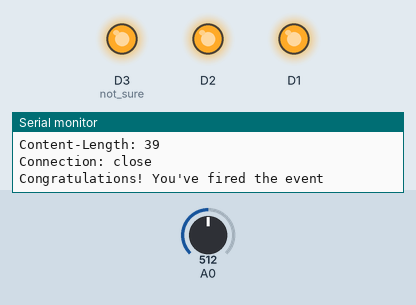
This sketch was run on a simulated ESP8266 (NodeMCU). Shown: output pins drawn as LEDs (lit = HIGH), the last lines printed to the serial monitor. Inputs (shaded band) come from the test bench; at power-on: A0 = 512. WiFi joins after 1.5 s; servers stay silent unless stated; random numbers use the default seed unless the sketch sets one; no MQTT or app messages arrive unless stated; web services answer with replies made up by the test bench.

Above: at 5.7 s.
5.8 s: A0 set to 416
8.3 s: A0 set to 386
At 10.5 s:
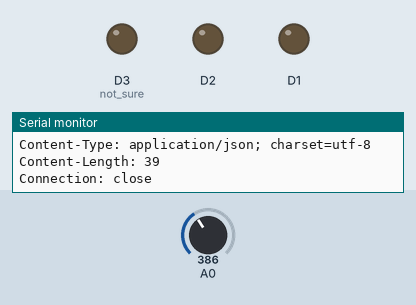
11.4 s: A0 set to 410
At 13.9 s:
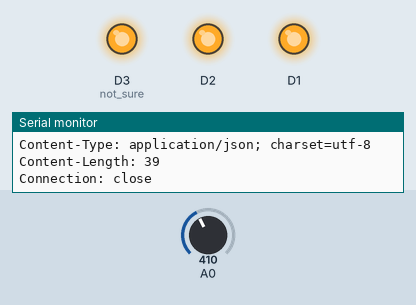
Timing chart, 0 to 15.2 s (numbered marks = the images above; inputs shaded):
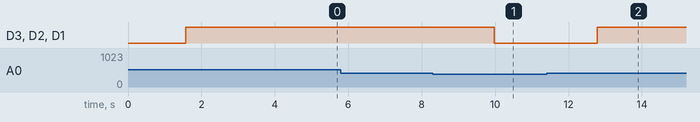

Measured:
- the behaviour switches between 401 and 400 on A0 (found by bisection; images 0 and 1)
- after the input at 8.3 s, D3 (not_sure), D2, D1: HIGH → LOW after 1.7 s
- after the input at 11.4 s, D3 (not_sure), D2, D1: LOW → HIGH after 1.4 s

The sketch:

wipwup2.ino
```cpp
#include <ESP8266WiFi.h>
#include <PubSubClient.h>

// Update these with values suitable for your network.

const char* ssid = "Bibi"; //name WIFI
const char* password = "b1i2e3w4"; //password of WIFI
const char* mqtt_server = "broker.mqttdashboard.com";

WiFiClient espClient;
PubSubClient client(espClient); //PubSubClient
long lastMsg = 0;
char msg[50];
int value = 0;

void setup() { //เชื่อมต่อไปยัง MQTT เซิฟเวอร์
  pinMode(A0, INPUT);// Initialize the BUILTIN_LED pin as an output
  pinMode(D1, OUTPUT);
  pinMode(D2, OUTPUT);
  pinMode(D3, OUTPUT);//not sure
  Serial.begin(9600);
  setup_wifi();
  client.setServer(mqtt_server, 1883);
  client.setCallback(callback);


}

void setup_wifi() {

  delay(10);
  // We start by connecting to a WiFi network
  Serial.println();
  Serial.print("Connecting to ");
  Serial.println(ssid);

  WiFi.begin(ssid, password); //Connect to WIFI

  while (WiFi.status() != WL_CONNECTED) { //สถานะยังไม่เป็น wifi connected
    delay(500);
    Serial.print("."); //print . ไปเรื่อยๆๆ
  }

  Serial.println("");
  Serial.println("WiFi connected"); //print wifi ที่เชื่อมต่อ
  Serial.println("IP address: "); //print IP address
  Serial.println(WiFi.localIP());
}

void callback(char* topic, byte* payload, unsigned int length) {
  //ถ้ามีคน public เข้ามาจะรู้ topic and payload รู้ความยาวที่รับมา
  Serial.print("Message arrived ["); //ได้รับข้อความจาก
  Serial.print(topic); //จาก topic อะไร
  Serial.print("] ");
}

void reconnect() {
  // Loop until we're reconnected
  while (!client.connected()) {
    Serial.print("Attempting MQTT connection...");

    //สร้าง random Client ID ต้องไม่ซ้ำกัน แก้ตรงนี้ด้วย
    String clientId = "ESP8266ClientBushidoZx";
    clientId += String(random(0xffff), HEX);

    // Attempt to connect
    if (client.connect(clientId.c_str())) { //Client ID ต้องไม่ซ้ำกัน แก้ตรงนี้ด้วย
      Serial.println("connected");
      // Once connected, publish an announcement...
      client.publish("ICanSeeYourLight", "Hello"); //แก้ Publish Topic ชื่อว่า Temperature
      // ... and resubscribe
      client.subscribe("ICanSeeYourLight");
    } else {
      Serial.print("failed, rc=");
      Serial.print(client.state());
      Serial.println(" try again in 5 seconds");
      // Wait 5 seconds before retrying
      delay(5000);
    }
  }
}
void loop() {

  if (!client.connected()) {
    reconnect();
  }
  client.loop();

  double ldrValue,change;
  ldrValue = analogRead(A0);
  Serial.println("LDR Sensor");
  Serial.println(ldrValue);
  snprintf (msg, 75, "%.2lf", ldrValue);
  client.publish("ICanSeeYourLight" ,msg); //// แสงเยอะความต้านทานลด
  if (ldrValue > 400) {
    digitalWrite(D1, 1023);
    digitalWrite(D2, 1023);
    digitalWrite(D3, 1023);

    Line_Notify("แสงน้อย ไปเปิดไฟเร็ววววว!!!"); //แจ้งเตือนว่าLow light
    delay(1000);
  }
  else {
    digitalWrite(D1, 0);
    digitalWrite(D2, 0);
    digitalWrite(D3, 0);

    Line_Notify("แสงปกตินะค้าบบบบ"); //แจ้งเตือนว่าLow light
    delay(1000);
  }

  delay(500);// Wait for 1000 millisecond(s)
}


const char* host = "maker.ifttt.com";
const char *privateKey = "cP8OzQ249faFoEKzEc8lKQ"; //แก้ เป็น key ของตัวเอง
const char *event = "wipwup"; // แก้เป็น event ของตัวเอง
void Line_Notify(String msg) {
  WiFiClientSecure client;
  client.setInsecure();
  const int httpPort = 443;
  if (!client.connect(host, httpPort)) {
    Serial.println("connection failed");
    return;
    }
// We now create a URI for the request
  String url = "/trigger/";
  url += event;
  url += "/with/key/";
  url += privateKey;
  String message = "value1=" + String(msg);
  client.print(String("POST ") + url + " HTTP/1.1\r\n" +
  "Host: " + host + "\r\n" +
  "Content-Type: application/x-www-form-urlencoded\r\n" +
  "Content-Length: " + message.length() + "\r\n\r\n" +
  message + "\r\n");
  while (client.connected()){
    if (client.available()){
      String line = client.readStringUntil('\r');
      Serial.print(line);
      }
      else {
        delay(50);
       };
  }
}
```
